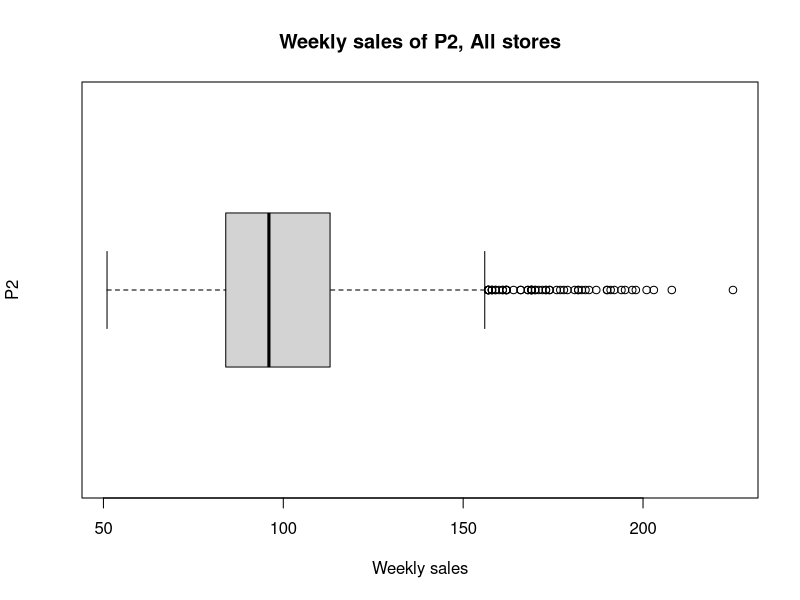
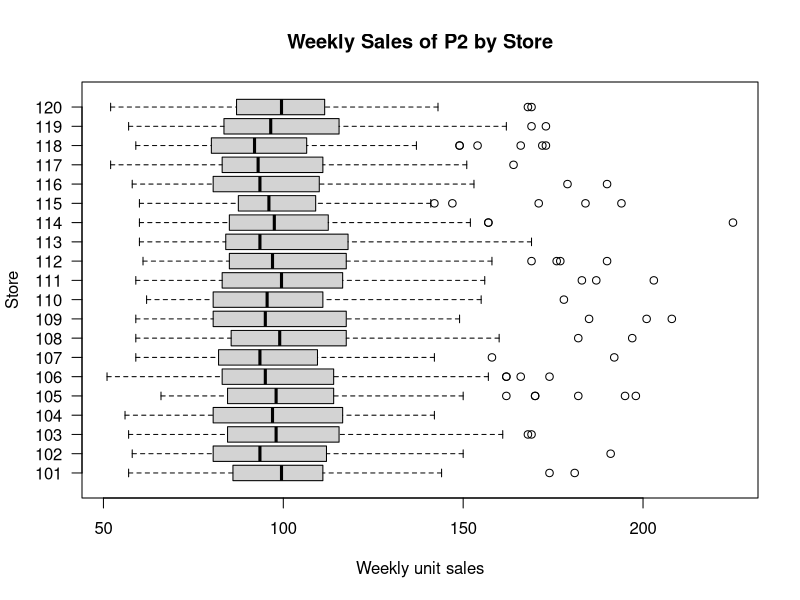
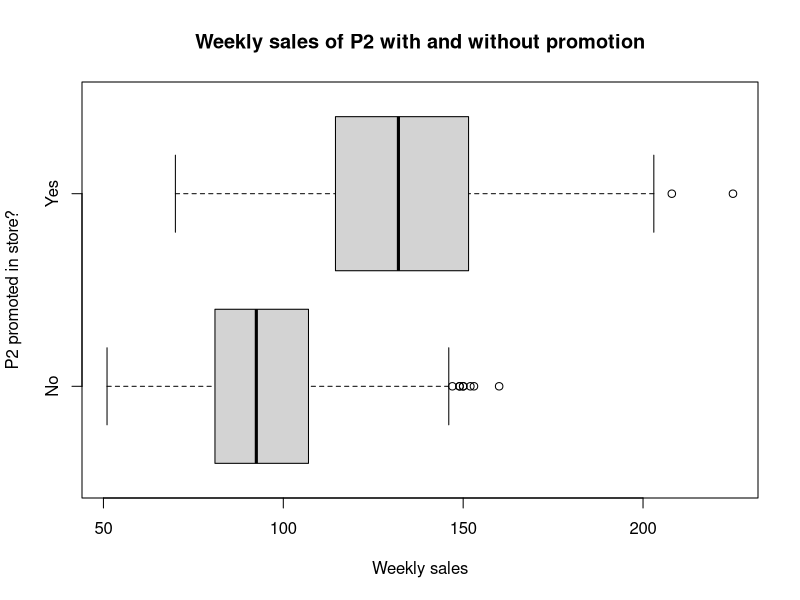

Recreate these plots in R, in order.
store.df <- read.csv("data/to_describe.csv")  

boxplot(store.df$p2sales,
        xlab="Weekly sales", ylab="P2",
        main="Weekly sales of P2, All stores",
        horizontal=TRUE)

boxplot(store.df$p2sales ~ store.df$storeNum, horizontal=TRUE,
        ylab="Store", xlab="Weekly unit sales", las=1,
        main="Weekly Sales of P2 by Store")

# add axis

boxplot(p2sales ~ p2prom, data=store.df, horizontal=TRUE, yaxt="n", 
        ylab="P2 promoted in store?", xlab="Weekly sales",
        main="Weekly sales of P2 with and without promotion")
axis(side=2, at=c(1,2), labels=c("No", "Yes"))
